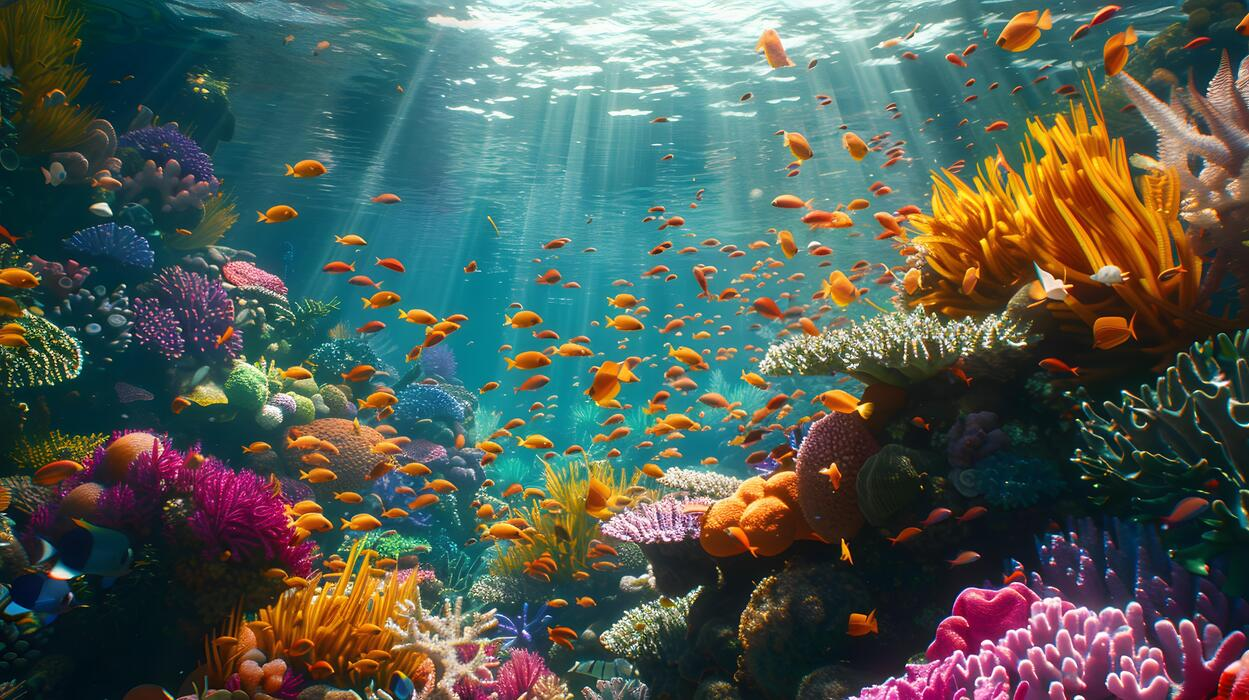
#> input picture data/input/underwater1.jpg, 1249 x 700 px, found by its file name
$ python step10_pipeline_comparison.py   (older library calls are emulated)
#> lines starting #> are read from the running program, lines starting #| are printed output that depends on the picture
# step10_pipeline_comparison.py
# Purpose: combine white balance, gamma, CLAHE and sharpening into pipelines,
# then compare different combinations and different orders.

import cv2
import os
import sys
import numpy as np
import matplotlib.pyplot as plt

# ---------- 1. Paths ----------
base_folder    = os.path.dirname(os.path.abspath(__file__))
input_path     = os.path.join(base_folder, "..", "input_images", "underwater1.jpg")
output_folder  = os.path.join(base_folder, "..", "output_images")
results_folder = os.path.join(base_folder, "..", "results")
os.makedirs(output_folder, exist_ok=True)
os.makedirs(results_folder, exist_ok=True)

# ---------- 2. Settings you can change ----------
MAX_WIDTH   = 800
MAX_GAIN    = 3.0        # white balance gain limit
TARGET_MEAN = 110        # brightness target for automatic gamma
CLIP_LIMIT  = 2.0        # CLAHE strength
TILE_GRID   = (8, 8)     # CLAHE tiles
SIGMA       = 1.5        # sharpening blur size
AMOUNT      = 0.8        # sharpening strength

# ---------- 3. Building-block functions (from Steps 5 to 9) ----------
def resize_image(image, max_width):
    h, w = image.shape[:2]
    if w <= max_width:
        return image.copy()
    scale = max_width / w
    return cv2.resize(image, (max_width, int(h * scale)), interpolation=cv2.INTER_AREA)

def white_balance(image, max_gain=3.0):
    """Gray World white balance with a gain limit. Returns the corrected image."""
    img_f = image.astype(np.float32)
    means = img_f.reshape(-1, 3).mean(axis=0)
    gains = np.minimum(means.mean() / means, max_gain)
    return np.clip(img_f * gains, 0, 255).astype(np.uint8)

def auto_gamma(image, target_mean=110, low=0.4, high=1.0):
    """Gamma that moves the mean brightness towards target_mean."""
    gray = cv2.cvtColor(image, cv2.COLOR_BGR2GRAY)
    mean = np.clip(gray.mean(), 1, 254)
    gamma = np.log(target_mean / 255.0) / np.log(mean / 255.0)
    return float(np.clip(gamma, low, high))

def gamma_correction(image, gamma):
    """Gamma correction with a lookup table. gamma < 1 brightens."""
    table = np.array([255 * (i / 255.0) ** gamma for i in range(256)])
    table = np.clip(np.round(table), 0, 255).astype(np.uint8)
    return cv2.LUT(image, table)

def auto_gamma_correction(image, target_mean=110):
    """Find the gamma from the image itself, then apply it."""
    return gamma_correction(image, auto_gamma(image, target_mean))

def apply_clahe(image, clip_limit=2.0, tile_grid=(8, 8)):
    """CLAHE on the L channel of LAB."""
    lab = cv2.cvtColor(image, cv2.COLOR_BGR2LAB)
    l, a, b = cv2.split(lab)
    clahe = cv2.createCLAHE(clipLimit=clip_limit, tileGridSize=tile_grid)
    return cv2.cvtColor(cv2.merge((clahe.apply(l), a, b)), cv2.COLOR_LAB2BGR)

def unsharp_mask(image, sigma=1.5, amount=1.0):
    """Unsharp masking."""
    blurred = cv2.GaussianBlur(image, (0, 0), sigma)
    return cv2.addWeighted(image, 1 + amount, blurred, -amount, 0)

# ---------- 4. Short names for each step (so pipelines are easy to write) ----------
def step_wb(x):      return white_balance(x, MAX_GAIN)
def step_gamma(x):   return auto_gamma_correction(x, TARGET_MEAN)
def step_clahe(x):   return apply_clahe(x, CLIP_LIMIT, TILE_GRID)
def step_sharpen(x): return unsharp_mask(x, SIGMA, AMOUNT)

def run_pipeline(image, steps):
    """
    Apply a list of steps in order.
    image : starting BGR image
    steps : list of functions, e.g. [step_wb, step_clahe]
    Returns the final image.
    """
    result = image
    for step in steps:
        result = step(result)      # output of one step becomes input of the next
    return result

# ---------- 5. Measurement helpers ----------
def measure(image):
    """Return (brightness, contrast, sharpness, R/B ratio)."""
    gray = cv2.cvtColor(image, cv2.COLOR_BGR2GRAY)
    sharp = cv2.Laplacian(gray, cv2.CV_64F).var()
    b, g, r = image.reshape(-1, 3).astype(np.float32).mean(axis=0)
    return gray.mean(), gray.std(), sharp, r / b

def print_table(title, versions):
    print(f"\n{title}")
    print(f"{'Method':<34}{'Bright':>8}{'Contrast':>10}{'Sharp':>9}{'R/B':>7}")
    for name, image in versions:
        br, co, sh, rb = measure(image)
        print(f"{name:<34}{br:>8.1f}{co:>10.1f}{sh:>9.1f}{rb:>7.2f}")

def to_rgb(image):
    return cv2.cvtColor(image, cv2.COLOR_BGR2RGB)

# ---------- 6. Read and resize ----------
img = cv2.imread(input_path)
#> img is the input picture: shape (700, 1249, 3); mean B, G, R 84.3, 92.3, 80.1
if img is None:
    print("ERROR: Could not read the image.")
    print("Path tried:", os.path.abspath(input_path))
    sys.exit()
img = resize_image(img, MAX_WIDTH)

# ---------- 7. PART A: Methods A, B, C ----------
method_a = run_pipeline(img, [step_wb, step_clahe])
#> the loop in run_pipeline, `for step in steps:` made 2 passes
method_b = run_pipeline(img, [step_wb, step_gamma, step_clahe])
#> the loop in run_pipeline (call 2), `for step in steps:` made 3 passes
#> pass 2, in auto_gamma, `gray = cv2.cvtColor(image, cv2.COLOR_BGR2GRAY)`:
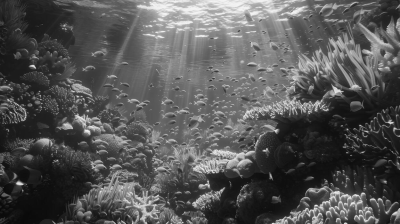
#> gray: shape (448, 800) (shown at 1/2 size); min 7, max 244, mean 85
#> after the loop in run_pipeline (call 2), `for step in steps:`:
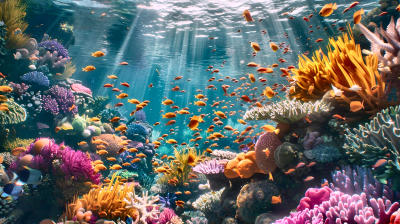
#> result: shape (448, 800, 3) (shown at 1/2 size); mean B, G, R 104.5, 105.5, 100.8
method_c = run_pipeline(img, [step_wb, step_gamma, step_clahe, step_sharpen])
#> the loop in run_pipeline (call 3), `for step in steps:` made 4 passes
#> after the loop in run_pipeline (call 3), `for step in steps:`:
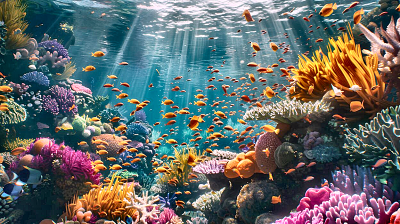
#> result: shape (448, 800, 3) (shown at 1/2 size); mean B, G, R 104.4, 105.4, 99.6

part_a = [("Original", img),
          ("A: WB > CLAHE", method_a),
          ("B: WB > Gamma > CLAHE", method_b),
          ("C: WB > Gamma > CLAHE > Sharpen", method_c)]

print_table("PART A: adding one technique at a time", part_a)
#> the loop in print_table, `for name, image in versions:` made 4 passes
#> (name, sharp in measure, b in measure, g in measure, r in measure, br, co, sh) on passes 1 to 4: ('Original', 1323.4, 84.31, 92.29, 80.11, 87.74, 53.81, 1323.4), ('A: WB > CLAHE', 2668.1, 94.07, 93.98, 92.77, 93.62, 58.2, 2668.1), ('B: WB > Gamma > CLAHE', 2589.6, 104.5, 105.5, 100.8, 104, 57.11, 2589.6), ('C: WB > Gamma > CLAHE > Sharpen', 7268.3, 104.4, 105.4, 99.63, 103.5, 63.65, 7268.3)
#> (printed output is left out)
#> pass 3, in measure (call 3), `gray = cv2.cvtColor(image, cv2.COLOR_BGR2GRAY)`:
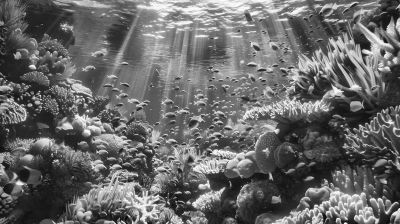
#> gray: shape (448, 800) (shown at 1/2 size); min 4, max 253, mean 104

# Show which gamma was chosen inside Method B
print("\nAutomatic gamma used in B and C:", round(auto_gamma(step_wb(img), TARGET_MEAN), 2))
#| Automatic gamma used in B and C: 0.77

cv2.imwrite(os.path.join(output_folder, "step10_method_A.jpg"), method_a)
cv2.imwrite(os.path.join(output_folder, "step10_method_B.jpg"), method_b)
cv2.imwrite(os.path.join(output_folder, "step10_method_C.jpg"), method_c)

fig1 = plt.figure(figsize=(16, 7))
for i, (name, image) in enumerate(part_a):
    plt.subplot(2, 4, i + 1)
    plt.imshow(to_rgb(image))
    plt.title(name, fontsize=9)
    plt.axis("off")

    plt.subplot(2, 4, i + 5)
    for ch_index, color in enumerate(["blue", "green", "red"]):
        hist = cv2.calcHist([image], [ch_index], None, [256], [0, 256])
        plt.plot(hist, color=color)
    plt.xlim([0, 255])
    plt.xlabel("Pixel value")
#> this loop made 4 passes
#> name on passes 1 to 4: 'Original', 'A: WB > CLAHE', 'B: WB > Gamma > CLAHE', 'C: WB > Gamma > CLAHE > Sharpen'
plt.tight_layout()
fig1.savefig(os.path.join(results_folder, "step10_partA_methods.png"), dpi=150)
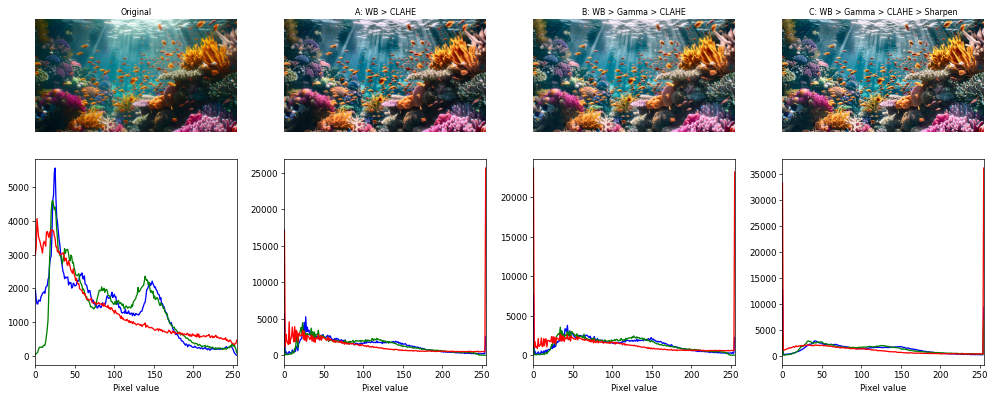
#> figure drawn by matplotlib, 8 panels; panel 2: curve peaks at x = 25, y = 5564; panel 2: curve peaks at x = 22, y = 4602; panel 2: curve peaks at x = 2, y = 4068; panel 4: curve peaks at x = 0, y = 5677

# ---------- 8. PART B: does the order matter? ----------
variants = [
    ("Original",                        img),
    ("C: WB > Gamma > CLAHE > Sharpen", method_c),
    ("D: CLAHE > WB",                   run_pipeline(img, [step_clahe, step_wb])),
    ("E: Gamma > WB > CLAHE",           run_pipeline(img, [step_gamma, step_wb, step_clahe])),
    ("F: WB > Sharpen > CLAHE",         run_pipeline(img, [step_wb, step_sharpen, step_clahe])),
    ("G: WB > CLAHE > Gamma",           run_pipeline(img, [step_wb, step_clahe, step_gamma])),
]
#> the loop in run_pipeline (call 6), `for step in steps:` made 3 passes
#> after the loop in run_pipeline (call 6), `for step in steps:`:
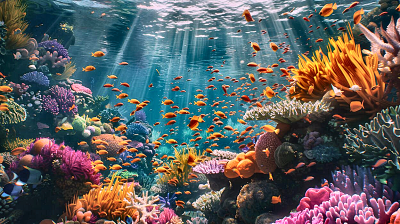
#> result: shape (448, 800, 3) (shown at 1/2 size); mean B, G, R 95, 94.8, 92.9

print_table("PART B: does the order matter?", variants)
#> the loop in print_table (call 2), `for name, image in versions:` made 6 passes
#> (name, sharp in measure, b in measure, g in measure, r in measure, br, co, sh) on passes 1 to 5: ('Original', 1323.4, 84.31, 92.29, 80.11, 87.74, 53.81, 1323.4), ('C: WB > Gamma > CLAHE > Sharpen', 7268.3, 104.4, 105.4, 99.63, 103.5, 63.65, 7268.3), ('D: CLAHE > WB', 2619.4, 92.13, 92.11, 91.25, 91.85, 56.93, 2619.4), ('E: Gamma > WB > CLAHE', 2585.5, 103.5, 103.4, 101.7, 102.9, 57.12, 2585.5), ('F: WB > Sharpen > CLAHE', 6209.9, 95.02, 94.79, 92.98, 94.26, 59.46, 6209.9)
#> (printed output is left out)

fig2 = plt.figure(figsize=(15, 8))
for i, (name, image) in enumerate(variants):
    plt.subplot(2, 3, i + 1)
    plt.imshow(to_rgb(image))
    plt.title(name, fontsize=10)
    plt.axis("off")
#> this loop made 6 passes
plt.tight_layout()
fig2.savefig(os.path.join(results_folder, "step10_partB_order.png"), dpi=150)
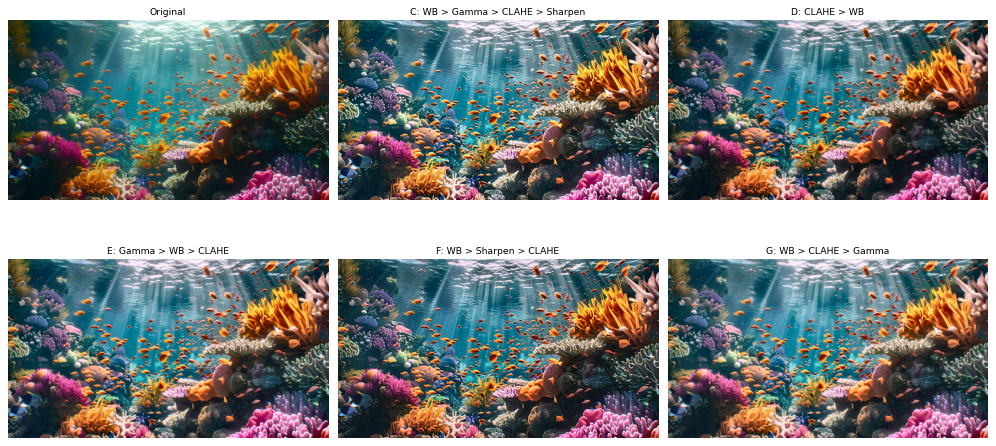
#> figure drawn by matplotlib, 6 panels

plt.show()

$ run again, with data/input/img1.jpg copied over data/input/underwater1.jpg
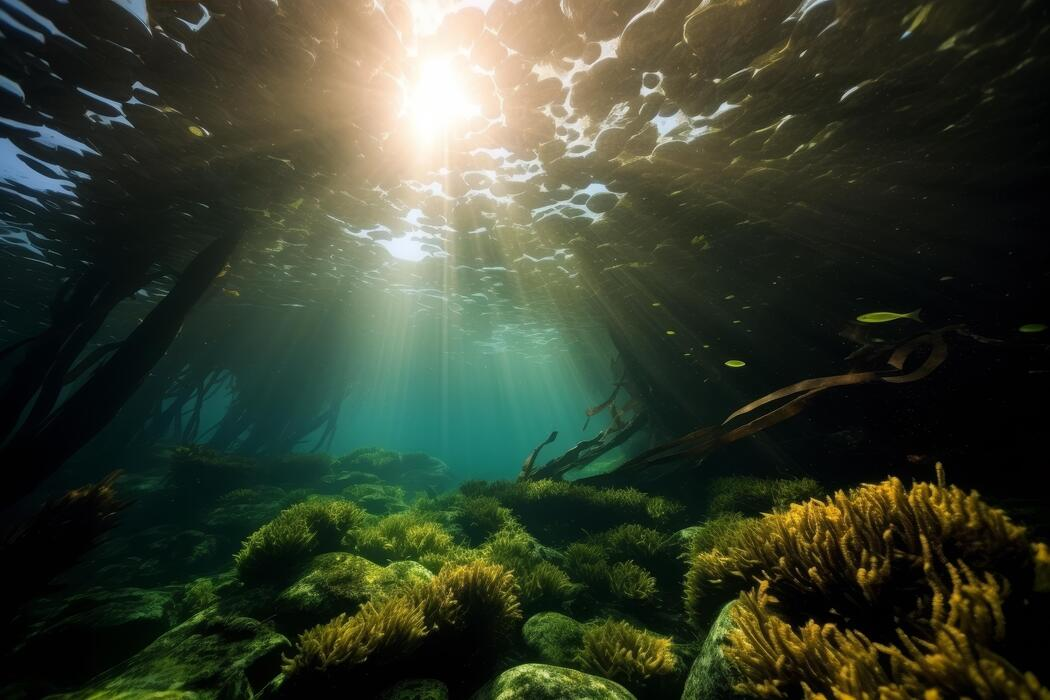
#> input picture data/input/img1.jpg, 1050 x 700 px, found by its file name
#> img is the input picture: shape (700, 1050, 3); mean B, G, R 46.3, 63.3, 55.4
#> the loop in run_pipeline, `for step in steps:` made 2 passes
#> the loop in run_pipeline (call 2), `for step in steps:` made 3 passes
#> the loop in print_table, `for name, image in versions:` made 4 passes
#> (name, sharp in measure, b in measure, g in measure, r in measure, br, co, sh) on passes 1 to 4: ('Original', 242.4, 46.22, 63.28, 55.33, 59, 58.92, 242.4), ('A: WB > CLAHE', 571.6, 70.2, 71.06, 71.32, 71.04, 59.49, 571.6), ('B: WB > Gamma > CLAHE', 725.7, 100.3, 103.7, 99.05, 101.9, 59.78, 725.7), ('C: WB > Gamma > CLAHE > Sharpen', 2157.6, 100.4, 103.7, 99.01, 101.9, 62.59, 2157.6)
#> (printed output is left out)
#| Automatic gamma used in B and C: 0.54
#> the loop `for i, (name, image) in enumerate(part_a):` made 4 passes
#> name on passes 1 to 4: 'Original', 'A: WB > CLAHE', 'B: WB > Gamma > CLAHE', 'C: WB > Gamma > CLAHE > Sharpen'
#> the loop in run_pipeline (call 4), `for step in steps:` made 2 passes
#> after the loop in run_pipeline (call 4), `for step in steps:`:
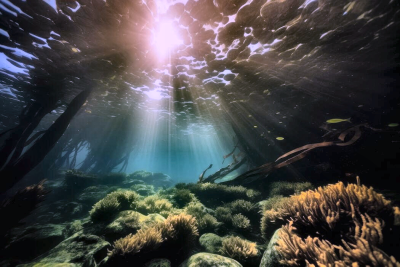
#> result: shape (533, 800, 3) (shown at 1/2 size); mean B, G, R 69.1, 69.4, 69.3
#> the loop in run_pipeline (call 7), `for step in steps:` made 3 passes
#> pass 3, in run_pipeline (call 7), `result = step(result)`:
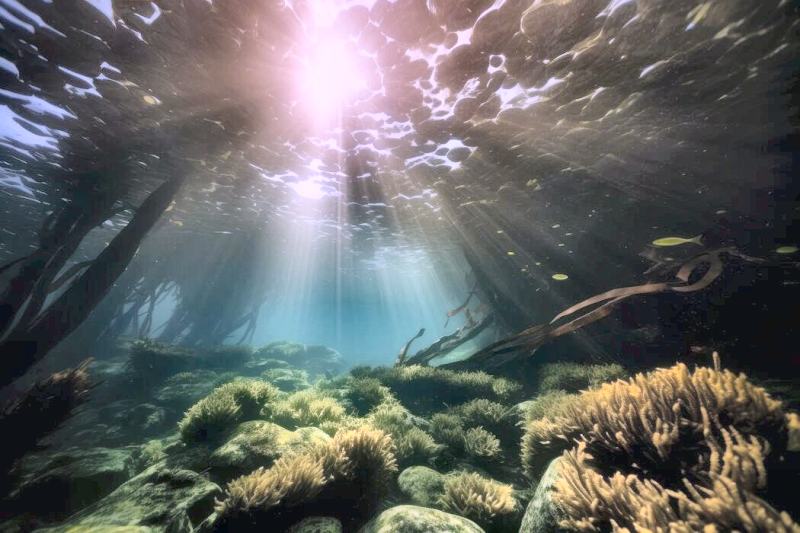
#> result: shape (533, 800, 3); mean B, G, R 100.2, 101.5, 99.9
#> the loop in print_table (call 2), `for name, image in versions:` made 6 passes
#> (name, sharp in measure, b in measure, g in measure, r in measure, br, co, sh) on passes 1 to 5: ('Original', 242.4, 46.22, 63.28, 55.33, 59, 58.92, 242.4), ('C: WB > Gamma > CLAHE > Sharpen', 2157.6, 100.4, 103.7, 99.01, 101.9, 62.59, 2157.6), ('D: CLAHE > WB', 538.7, 69.02, 69.4, 69.26, 69.34, 56.65, 538.7), ('E: Gamma > WB > CLAHE', 700.3, 99.26, 99.89, 99.86, 99.79, 58.78, 700.3), ('F: WB > Sharpen > CLAHE', 1495, 70.48, 71.12, 71.41, 71.13, 60.07, 1495)
#> (printed output is left out)
#> the loop `for i, (name, image) in enumerate(variants):` made 6 passes

$ run again, with data/input/img2.jpg copied over data/input/underwater1.jpg
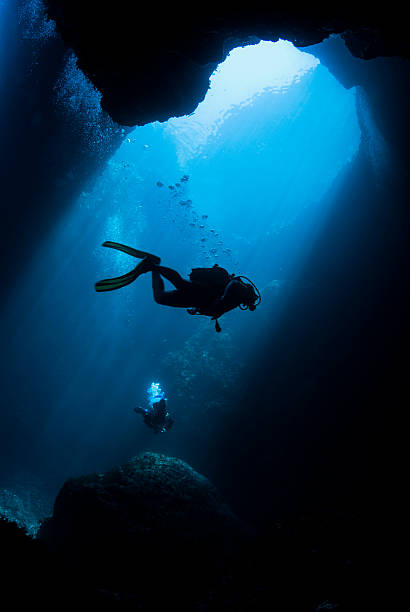
#> input picture data/input/img2.jpg, 410 x 612 px, found by its file name
#> img is the input picture: shape (612, 410, 3); mean B, G, R 75.8, 50.4, 6.8
#> the loop in run_pipeline, `for step in steps:` made 2 passes
#> the loop in run_pipeline (call 2), `for step in steps:` made 3 passes
#> the loop in print_table, `for name, image in versions:` made 4 passes
#> (name, sharp in measure, b in measure, g in measure, r in measure, br, co, sh) on passes 1 to 4: ('Original', 181.3, 75.67, 50.36, 6.78, 40.2, 51.59, 181.3), ('A: WB > CLAHE', 438, 57.17, 56.87, 31.03, 49.16, 53.07, 438), ('B: WB > Gamma > CLAHE', 960.5, 101.6, 93.46, 45.02, 79.93, 57.83, 960.5), ('C: WB > Gamma > CLAHE > Sharpen', 2526.8, 101.7, 93.65, 46.76, 80.56, 59.34, 2526.8)
#> (printed output is left out)
#| Automatic gamma used in B and C: 0.42
#> the loop `for i, (name, image) in enumerate(part_a):` made 4 passes
#> name on passes 1 to 4: 'Original', 'A: WB > CLAHE', 'B: WB > Gamma > CLAHE', 'C: WB > Gamma > CLAHE > Sharpen'
#> the loop in run_pipeline (call 5), `for step in steps:` made 3 passes
#> after the loop in run_pipeline (call 5), `for step in steps:`:
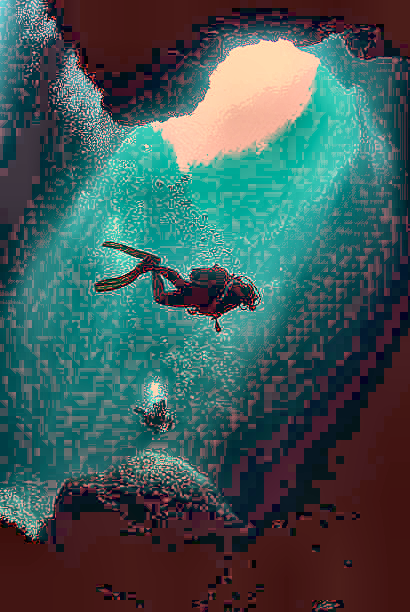
#> result: shape (612, 410, 3); mean B, G, R 87.4, 87.6, 63.5
#> the loop in print_table (call 2), `for name, image in versions:` made 6 passes
#> (name, sharp in measure, b in measure, g in measure, r in measure, br, co, sh) on passes 1 to 5: ('Original', 181.3, 75.67, 50.36, 6.78, 40.2, 51.59, 181.3), ('C: WB > Gamma > CLAHE > Sharpen', 2526.8, 101.7, 93.65, 46.76, 80.56, 59.34, 2526.8), ('D: CLAHE > WB', 557.1, 59.25, 59.23, 56.02, 58.23, 57.23, 557.1), ('E: Gamma > WB > CLAHE', 2140.5, 87.42, 87.63, 63.5, 80.4, 52.1, 2140.5), ('F: WB > Sharpen > CLAHE', 1074.4, 57.12, 56.88, 31.62, 49.33, 53.31, 1074.4)
#> (printed output is left out)
#> pass 3, in measure (call 7), `gray = cv2.cvtColor(image, cv2.COLOR_BGR2GRAY)`:
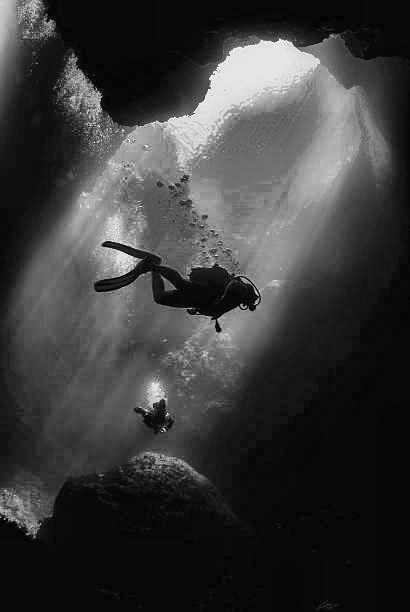
#> gray: shape (612, 410); min 1, max 237, mean 58.2
#> the loop `for i, (name, image) in enumerate(variants):` made 6 passes
